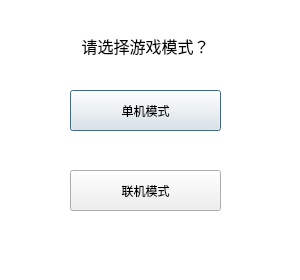
<?xml version="1.0" encoding="UTF-8"?>
<ui version="4.0">
 <class>ModelDlg</class>
 <widget class="QDialog" name="ModelDlg">
  <property name="geometry">
   <rect>
    <x>0</x>
    <y>0</y>
    <width>300</width>
    <height>280</height>
   </rect>
  </property>
  <property name="windowTitle">
   <string>选择游戏模式</string>
  </property>
  <property name="styleSheet">
   <string notr="true">QDialog{
	background-color: rgb(255, 255, 255);
}
</string>
  </property>
  <widget class="QPushButton" name="standAloneButton">
   <property name="geometry">
    <rect>
     <x>70</x>
     <y>90</y>
     <width>151</width>
     <height>41</height>
    </rect>
   </property>
   <property name="font">
    <font>
     <family>微软雅黑</family>
    </font>
   </property>
   <property name="text">
    <string>单机模式</string>
   </property>
  </widget>
  <widget class="QPushButton" name="onlineButton">
   <property name="geometry">
    <rect>
     <x>70</x>
     <y>170</y>
     <width>151</width>
     <height>41</height>
    </rect>
   </property>
   <property name="font">
    <font>
     <family>微软雅黑</family>
    </font>
   </property>
   <property name="text">
    <string>联机模式</string>
   </property>
  </widget>
  <widget class="QLabel" name="label">
   <property name="geometry">
    <rect>
     <x>60</x>
     <y>30</y>
     <width>171</width>
     <height>31</height>
    </rect>
   </property>
   <property name="font">
    <font>
     <family>微软雅黑</family>
     <pointsize>12</pointsize>
    </font>
   </property>
   <property name="text">
    <string>请选择游戏模式？</string>
   </property>
   <property name="alignment">
    <set>Qt::AlignCenter</set>
   </property>
  </widget>
 </widget>
 <resources/>
 <connections>
  <connection>
   <sender>standAloneButton</sender>
   <signal>clicked()</signal>
   <receiver>ModelDlg</receiver>
   <slot>accept()</slot>
   <hints>
    <hint type="sourcelabel">
     <x>164</x>
     <y>103</y>
    </hint>
    <hint type="destinationlabel">
     <x>382</x>
     <y>112</y>
    </hint>
   </hints>
  </connection>
  <connection>
   <sender>onlineButton</sender>
   <signal>clicked()</signal>
   <receiver>ModelDlg</receiver>
   <slot>accept()</slot>
   <hints>
    <hint type="sourcelabel">
     <x>155</x>
     <y>187</y>
    </hint>
    <hint type="destinationlabel">
     <x>414</x>
     <y>191</y>
    </hint>
   </hints>
  </connection>
 </connections>
</ui>
